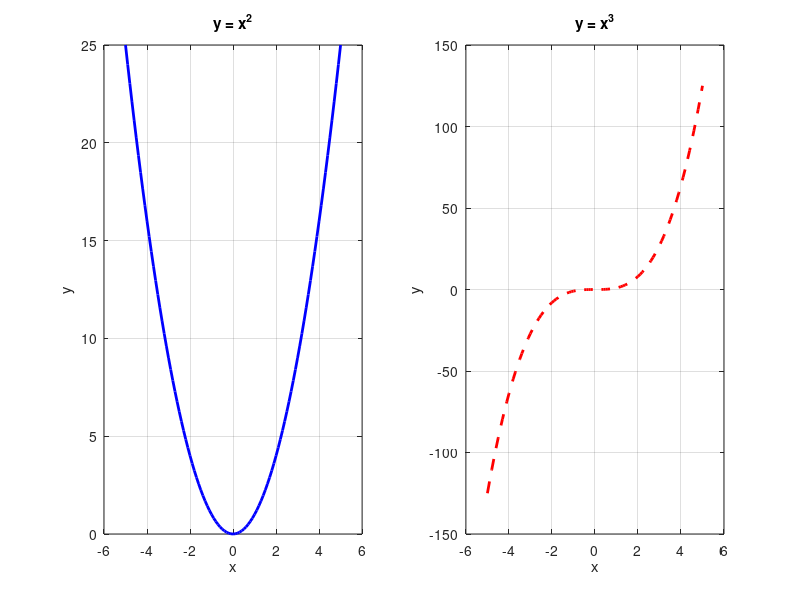

Here is the MATLAB script that generated this plot:
% 定义x的取值范围和步长（例如从-5到5，步长0.1）
x = -5:0.1:5;

% 计算y值
y1 = x.^2;  % 注意使用点乘幂 (.^) 进行逐元素运算
y2 = x.^3;

% 创建一个占满整个屏幕的窗口
figure('units', 'normalized', 'outerposition', [0 0 1 1]);

subplot(1,2,1); % 将窗口分为1行2列，并激活第1个子图[2,8](@ref)
plot(x, y1, 'b-', 'LineWidth', 2);
grid on;
xlabel('x'); ylabel('y');
title('y = x^2');

subplot(1,2,2); % 激活第2个子图
plot(x, y2, 'r--', 'LineWidth', 2);
grid on;
xlabel('x'); ylabel('y');
title('y = x^3');